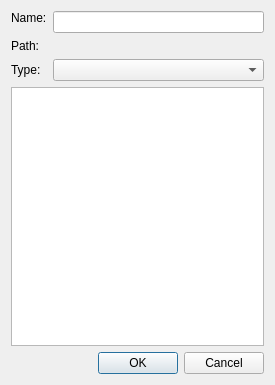
<?xml version="1.0" encoding="UTF-8"?>
<ui version="4.0">
 <class>LuaScriptDialog</class>
 <widget class="QWidget" name="LuaScriptDialog">
  <property name="geometry">
   <rect>
    <x>0</x>
    <y>0</y>
    <width>275</width>
    <height>385</height>
   </rect>
  </property>
  <property name="windowTitle">
   <string>Lua Script</string>
  </property>
  <layout class="QVBoxLayout" name="verticalLayout">
   <item>
    <layout class="QFormLayout" name="m_nameLayout">
     <property name="fieldGrowthPolicy">
      <enum>QFormLayout::AllNonFixedFieldsGrow</enum>
     </property>
     <item row="0" column="0">
      <widget class="QLabel" name="m_nameLabel">
       <property name="sizePolicy">
        <sizepolicy hsizetype="Fixed" vsizetype="Fixed">
         <horstretch>0</horstretch>
         <verstretch>0</verstretch>
        </sizepolicy>
       </property>
       <property name="text">
        <string>Name:</string>
       </property>
       <property name="margin">
        <number>3</number>
       </property>
      </widget>
     </item>
     <item row="0" column="1">
      <widget class="QLineEdit" name="m_nameInput"/>
     </item>
     <item row="1" column="0">
      <widget class="QLabel" name="m_pathLabel">
       <property name="text">
        <string>Path:</string>
       </property>
       <property name="margin">
        <number>3</number>
       </property>
      </widget>
     </item>
     <item row="2" column="0">
      <widget class="QLabel" name="label">
       <property name="text">
        <string>Type:</string>
       </property>
       <property name="margin">
        <number>3</number>
       </property>
      </widget>
     </item>
     <item row="2" column="1">
      <widget class="QComboBox" name="m_typeComboBox"/>
     </item>
     <item row="1" column="1">
      <widget class="Spire::LegacyUI::FilePathInputWidget" name="m_pathInput" native="true"/>
     </item>
    </layout>
   </item>
   <item>
    <widget class="Spire::LuaScriptParametersTable" name="m_parametersTable">
     <property name="showDropIndicator" stdset="0">
      <bool>true</bool>
     </property>
     <property name="dragEnabled">
      <bool>true</bool>
     </property>
     <property name="dragDropOverwriteMode">
      <bool>false</bool>
     </property>
     <property name="dragDropMode">
      <enum>QAbstractItemView::InternalMove</enum>
     </property>
     <property name="defaultDropAction">
      <enum>Qt::MoveAction</enum>
     </property>
     <property name="alternatingRowColors">
      <bool>true</bool>
     </property>
     <property name="selectionMode">
      <enum>QAbstractItemView::SingleSelection</enum>
     </property>
     <property name="selectionBehavior">
      <enum>QAbstractItemView::SelectRows</enum>
     </property>
     <attribute name="horizontalHeaderHighlightSections">
      <bool>false</bool>
     </attribute>
     <attribute name="horizontalHeaderStretchLastSection">
      <bool>true</bool>
     </attribute>
     <attribute name="verticalHeaderVisible">
      <bool>false</bool>
     </attribute>
     <attribute name="verticalHeaderHighlightSections">
      <bool>false</bool>
     </attribute>
    </widget>
   </item>
   <item>
    <widget class="QDialogButtonBox" name="m_buttonBox">
     <property name="minimumSize">
      <size>
       <width>0</width>
       <height>0</height>
      </size>
     </property>
     <property name="standardButtons">
      <set>QDialogButtonBox::Cancel|QDialogButtonBox::Ok</set>
     </property>
     <property name="centerButtons">
      <bool>false</bool>
     </property>
    </widget>
   </item>
  </layout>
 </widget>
 <customwidgets>
  <customwidget>
   <class>Spire::LuaScriptParametersTable</class>
   <extends>QTableWidget</extends>
   <header>Spire/CanvasView/LuaScriptParametersTable.hpp</header>
  </customwidget>
  <customwidget>
   <class>Spire::LegacyUI::FilePathInputWidget</class>
   <extends>QWidget</extends>
   <header>Spire/LegacyUI/FilePathInputWidget.hpp</header>
   <container>1</container>
  </customwidget>
 </customwidgets>
 <resources>
  <include location="../../Resources/Resources.qrc"/>
 </resources>
 <connections/>
</ui>
